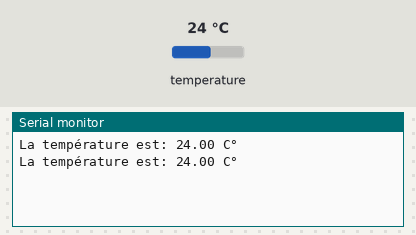
A sketch run on a simulated Arduino Uno, built with avr-gcc and run on an emulated ATmega328P. Shown: the last lines printed to the serial monitor. The test bench sets the inputs (shaded band); at power-on: temperature 24 °C.

Above: at 2.3 s.
2.4 s: temperature set to 12 °C
At 2.4 s:
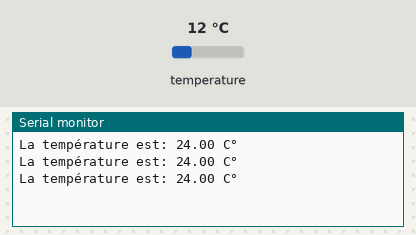
3.9 s: temperature set to 19 °C
At 3.9 s:
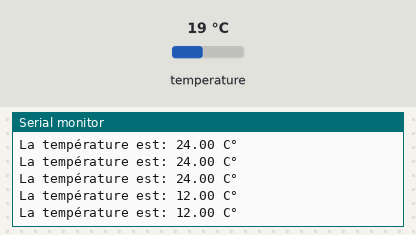
Timing chart, 0 to 6.9 s (numbered marks = the images above; inputs shaded):
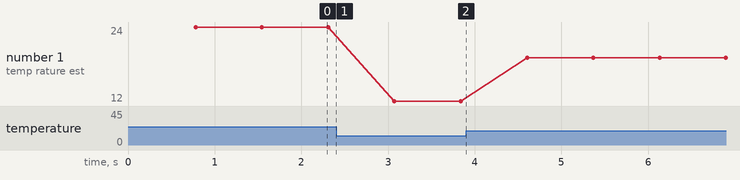

Measured:
- plotted number 1: 24 → 12 after the input at 2.4 s, 12 → 19 after the input at 3.9 s

The sketch:

simpleDallasTemperature.ino
```cpp
/**
 * Exemple de code pour lire un unique capteur DS18B20 sur un bus 1-Wire.
 * http://letmeknow.fr/blog/2016/08/10/le-capteur-de-temperature-ds18b20/
 */

#include <OneWire.h> //Librairie du bus OneWire
#include <DallasTemperature.h> //Librairie du capteur

OneWire oneWire(4); //Bus One Wire sur la pin 7 de l'arduino
DallasTemperature sensors(&oneWire); //Utilistion du bus Onewire pour les capteurs
DeviceAddress sensorDeviceAddress; //Vérifie la compatibilité des capteurs avec la librairie

void setup(void){
 Serial.begin(9600); //Permet la communication en serial
 sensors.begin(); //Activation des capteurs
 sensors.getAddress(sensorDeviceAddress, 0); //Demande l'adresse du capteur à l'index 0 du bus
 sensors.setResolution(sensorDeviceAddress, 12); //Résolutions possibles: 9,10,11,12
}

void loop(void){
 sensors.requestTemperatures(); //Demande la température aux capteurs
 Serial.print("La température est: ");
 Serial.print(sensors.getTempCByIndex(0)); //Récupération de la température en celsius du capteur n°0
 Serial.println(" C°");
}
```
